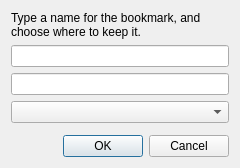
<ui version="4.0" >
 <class>AddBookmarkDialog</class>
 <widget class="QDialog" name="AddBookmarkDialog" >
  <property name="geometry" >
   <rect>
    <x>0</x>
    <y>0</y>
    <width>240</width>
    <height>168</height>
   </rect>
  </property>
  <property name="windowTitle" >
   <string>Add Bookmark</string>
  </property>
  <layout class="QVBoxLayout" name="verticalLayout" >
   <item>
    <widget class="QLabel" name="label" >
     <property name="text" >
      <string>Type a name for the bookmark, and choose where to keep it.</string>
     </property>
     <property name="textFormat" >
      <enum>Qt::PlainText</enum>
     </property>
     <property name="wordWrap" >
      <bool>true</bool>
     </property>
    </widget>
   </item>
   <item>
    <widget class="QLineEdit" name="name" />
   </item>
   <item>
    <widget class="QLineEdit" name="address" />
   </item>
   <item>
    <widget class="QComboBox" name="location" />
   </item>
   <item>
    <spacer name="verticalSpacer" >
     <property name="orientation" >
      <enum>Qt::Vertical</enum>
     </property>
     <property name="sizeHint" stdset="0" >
      <size>
       <width>20</width>
       <height>2</height>
      </size>
     </property>
    </spacer>
   </item>
   <item>
    <widget class="QDialogButtonBox" name="buttonBox" >
     <property name="orientation" >
      <enum>Qt::Horizontal</enum>
     </property>
     <property name="standardButtons" >
      <set>QDialogButtonBox::Cancel|QDialogButtonBox::Ok</set>
     </property>
     <property name="centerButtons" >
      <bool>false</bool>
     </property>
    </widget>
   </item>
  </layout>
 </widget>
 <resources/>
 <connections>
  <connection>
   <sender>buttonBox</sender>
   <signal>accepted()</signal>
   <receiver>AddBookmarkDialog</receiver>
   <slot>accept()</slot>
   <hints>
    <hint type="sourcelabel" >
     <x>248</x>
     <y>254</y>
    </hint>
    <hint type="destinationlabel" >
     <x>157</x>
     <y>274</y>
    </hint>
   </hints>
  </connection>
  <connection>
   <sender>buttonBox</sender>
   <signal>rejected()</signal>
   <receiver>AddBookmarkDialog</receiver>
   <slot>reject()</slot>
   <hints>
    <hint type="sourcelabel" >
     <x>316</x>
     <y>260</y>
    </hint>
    <hint type="destinationlabel" >
     <x>286</x>
     <y>274</y>
    </hint>
   </hints>
  </connection>
 </connections>
</ui>
